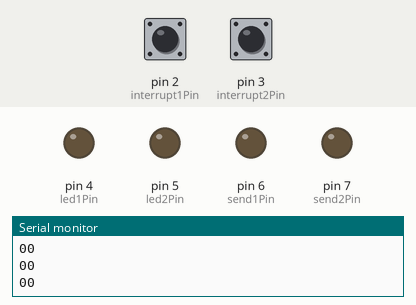
Simulated run of this sketch. Board: Arduino Uno, built with avr-gcc and run on an emulated ATmega328P. On the bench: output pins drawn as LEDs (lit = HIGH), the last lines printed to the serial monitor. The test bench sets the inputs (shaded band); at power-on: pin 2 (interrupt1Pin) LOW, pin 3 (interrupt2Pin) LOW.

Above: at 5.8 s.
5.9 s: pin 2 (interrupt1Pin) pulled HIGH for 0.15 s
At 6.7 s:
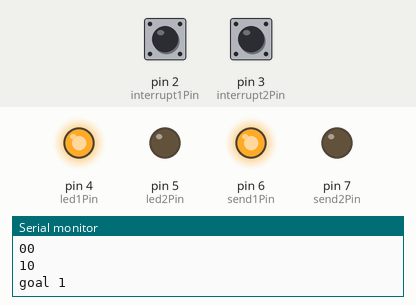
Timing chart, 0 to 8.9 s (numbered marks = the images above; inputs shaded):
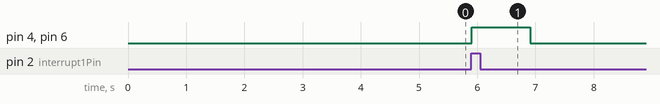

Measured:
- after the input at 5.9 s, pin 4 (led1Pin), pin 6 (send1Pin): LOW → HIGH at once, → LOW 1.0 s later

The sketch:

goalSensor_mk7.ino
```cpp
const byte interrupt1Pin = 2;  // goal sensor
const byte interrupt2Pin = 3;  // goal sensor
const byte send1Pin = 6;  // motherboard 1
const byte send2Pin = 7;  // motherboard 2
const byte led1Pin = 4;  // motherboard 1
const byte led2Pin = 5;  // motherboard 2
boolean goal1Flag = false;
boolean goal2Flag = false;
long int lastEvent = 0;

void setup() {
  Serial.begin(9600);
  pinMode(send1Pin, OUTPUT);
  digitalWrite(send1Pin, LOW);
  pinMode(send2Pin, OUTPUT);
  digitalWrite(send2Pin, LOW);
  pinMode(led1Pin, OUTPUT);
  digitalWrite(led1Pin, LOW);
  pinMode(led2Pin, OUTPUT);
  digitalWrite(led2Pin, LOW);
  pinMode(interrupt1Pin, INPUT);
  pinMode(interrupt2Pin, INPUT);
  //  attachInterrupt(digitalPinToInterrupt(interrupt1Pin), goal1, RISING); //digitalPinToInterrupt(interruptPin)
  //  attachInterrupt(digitalPinToInterrupt(interrupt2Pin), goal2, RISING); //digitalPinToInterrupt(interruptPin)
}

void loop() {
  delay(10);
  if (millis() - lastEvent > 5000) {
  int sensor1Value = digitalRead(interrupt1Pin);
  int sensor2Value = digitalRead(interrupt2Pin);
    Serial.print(sensor1Value);
    Serial.println(sensor2Value);
    if (sensor1Value == 1 && goal1Flag == false) {
      goal1();
    }
    else if (sensor1Value == 0 && goal1Flag == true) {
      goal1Flag = false;
    }
    else if (sensor2Value == 1 && goal2Flag == false) {
      goal2();
    }
    else if (sensor2Value == 0 && goal2Flag == true) {
      goal2Flag = false;
    }
  }
}

void goal1() {
  lastEvent = millis();
  goal1Flag = true;
  Serial.println("goal 1");
  digitalWrite(send1Pin, HIGH);
  digitalWrite(led1Pin, HIGH);
  delay(1000);
  digitalWrite(send1Pin, LOW);
  digitalWrite(led1Pin, LOW);
  delay(7000);
}
void goal2() {
  lastEvent = millis();
  goal2Flag = true;
  goal1Flag = true;
  Serial.println("goal 2");
  digitalWrite(send2Pin, HIGH);
  digitalWrite(led2Pin, HIGH);
  delay(1000);
  digitalWrite(send2Pin, LOW);
  digitalWrite(led2Pin, LOW);
  delay(7000);
}
```
